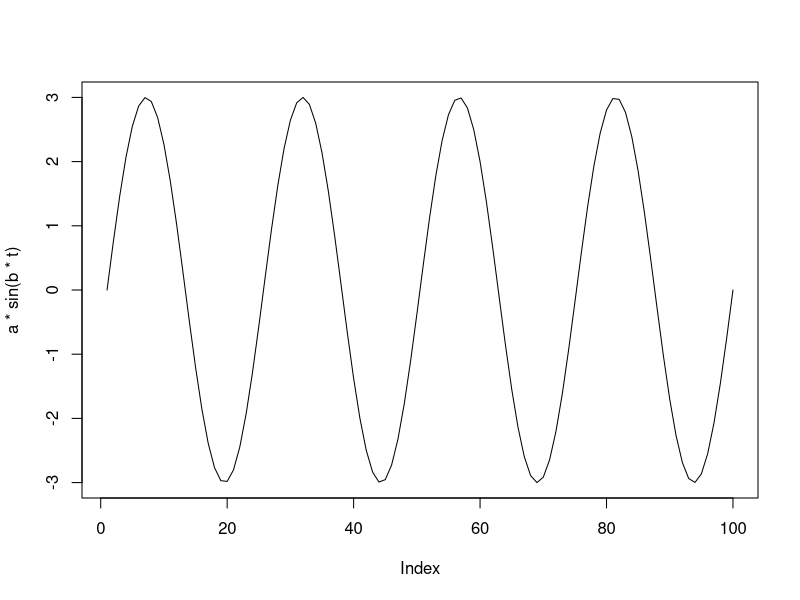

Recreate this plot in R.
#https://ademos.people.uic.edu/Chapter23.html

#Our equation will be of the form:
#y=a*sin(b*t)

t <- seq(0,4*pi,,100) #sequence of 100 numbers going up by intervals of 4*pi.
a <- 3 # amplitude
b <- 2 # width of each wave

#Here is a perfect, noiseless plot of the sine wave:

plot(a*sin(b*t),type="l")